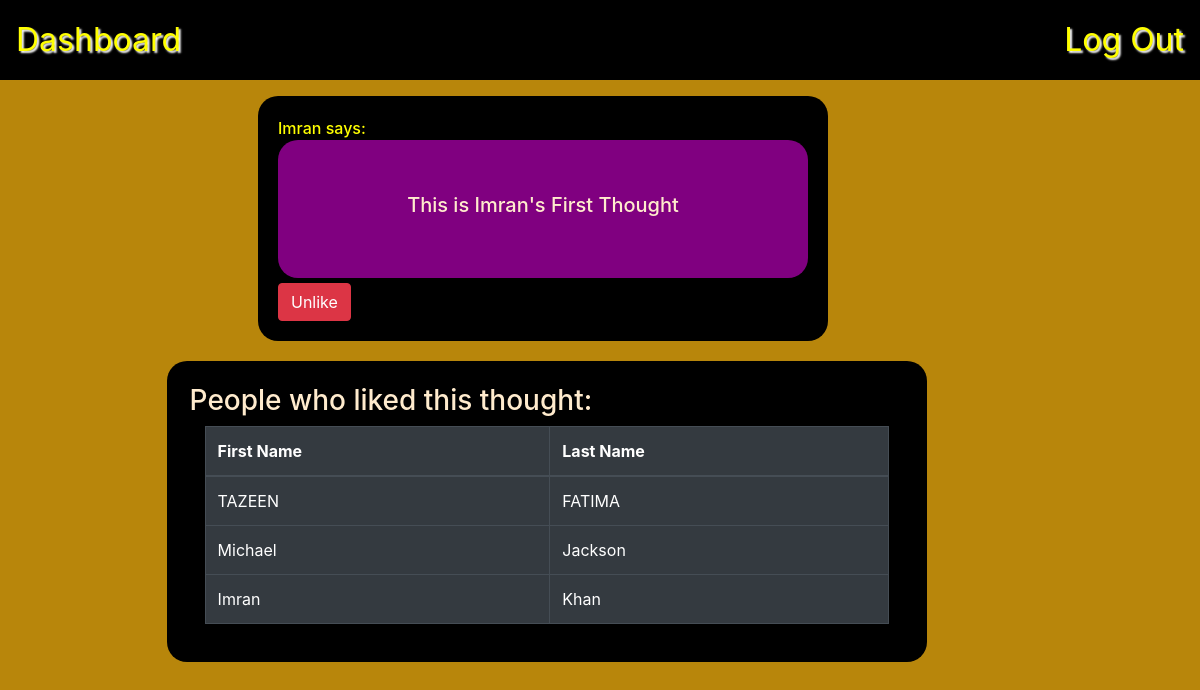
/thought/7 (signed in), run on the app's committed database.
### Belt_App/models.py (models this page shows)
class Thought(models.Model):
    message = models.CharField(max_length=255)
    user_uploaded = models.ForeignKey(User, related_name="user_uploaded_thoughts",on_delete=models.CASCADE)
    users_likes = models.ManyToManyField(User, related_name='users_liked_thoughts')
    created_at = models.DateTimeField(auto_now_add=True)
    updated_at = models.DateTimeField(auto_now=True)
    objects = ThoughtManager()

class User(models.Model):
    first_name = models.CharField(max_length=45)
    last_name = models.CharField(max_length=45)
    email = models.EmailField(unique=True)
    password = models.CharField(max_length=255)
    created_at = models.DateTimeField(auto_now_add=True)
    updated_at = models.DateTimeField(auto_now=True)
    objects = UserManager()

### Belt_App/views.py (the view)
# urls.py: path('thought/<int:id>', views.show_thought),
def show_thought(request, id):
    if 'user_id' not in request.session:
        return redirect('/')
    user = User.objects.get(id=request.session['user_id'])
    thought = Thought.objects.get(id=id)
    context = {
        'user': user,
        'thought': thought,
    }
    return render(request, 'show.html', context)

### Belt_App/templates/show.html (shortened to what this page needs)
<!DOCTYPE html>
<html lang="en">
<head>
    <link href="https://stackpath.bootstrapcdn.com/bootstrap/4.5.0/css/bootstrap.min.css" rel="stylesheet">
    {% load static %}
    <link rel="stylesheet" href="{% static 'style.css' %}">
</head>
   <body>
        <nav>
            <a href="/thoughts">Dashboard</a>
            <a href="/logout">Log Out</a>
        </nav>
        <div class="container">
            <div class="row">
                <div class="col-6 px-8" id="top">
                    {{thought.user_uploaded.first_name}} says:
                    <div id="showup" >
                        <h5 class='post'>{{thought.message}}</h5>
                    </div>
                    {% if user in thought.users_likes.all %}
                    <form action="/unfavorite/{{thought.id}}" method=POST>
                        <input type="submit"  class="btn btn-danger" value='Unlike'>
                    </form>
                    {% else %}
                    <form action="/favorite/{{thought.id}}" method=POST>
                        {% csrf_token %}
                        <input type="submit" class="btn btn-sm btn-success" value='Like'>
                    </form>
                    {% endif %}
                </div>
                <div class="col-8 px-12" id="showbottom">
                        <h3>People who liked this thought:</h3>
                        <div class="container">
                                <table class="table table-bordered table-dark">
                                <thead>
                                    <tr>
                                        <th>First Name</th>
                                        <th>Last Name</th>
                                    </tr>
                                </thead>
                                <tbody>
                                {% for fav_user in thought.users_likes.all %}
                                    {% if user.id != fav_user.id %}
                                    <tr>
                                        <td>{{ fav_user.first_name }}</td>
                                        <td>{{ fav_user.last_name }}</td>
                                    </tr>
                                    {% endif %}
                                {% endfor %}
                                {% for fav_user in thought.users_likes.all %}
                                    {% if user.id == fav_user.id %}
                                    <tr>
                                        <td>{{ fav_user.first_name }}</td>
                                        <td>{{ fav_user.last_name }}</td>
                                    </tr>
                                    {% endif %}
                                {% endfor %}
                                </tbody>
                            </table>
                        </div>
                </div>
            </div>
        </div>
   </body>
</html>

### Belt_App/static/style.css (style rules this page uses)
body { background-color: darkgoldenrod; }
h1,h2,h3,h4,h5,p,label { color: blanchedalmond; }
nav { background-color:black; display: flex; justify-content: space-between; margin-bottom: 1em; padding: 1em; }
nav > a { font-size: 2rem; text-shadow: 2px 2px 2px white; color: yellow; }
.post { font-size: auto; text-align: center; }
#showup { background-color: purple; padding: 10%; margin-bottom: 1%; border-radius: 20px; }
#top { background-color: black; border-radius: 20px; color: yellow; font-weight: 500; padding: 20px; margin-left: 20%; }
#showbottom { background-color: black; padding: 2%; margin-bottom: 1%; border-radius: 20px; margin-top: 20px; margin-left: 12%; }

### data on the page
Thought: user_uploaded.first_name "Imran", message "This is Imran's First Thought"
User: first_name "TAZEEN", last_name "FATIMA"
User: first_name "Michael", last_name "Jackson"
User: first_name "Imran", last_name "Khan"
